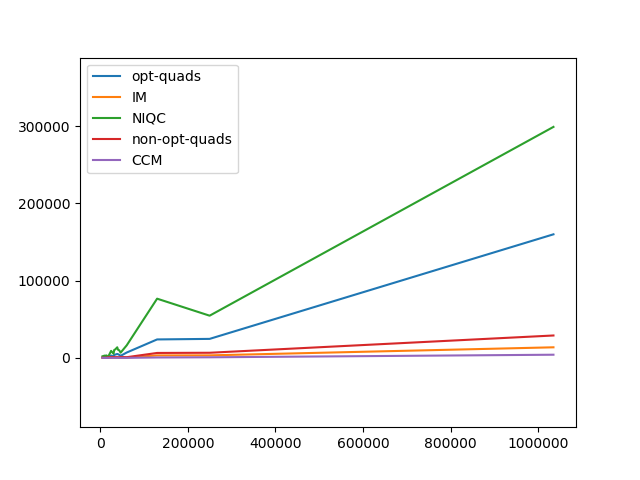

Here is the Python script that generated this plot:
import argparse
from os import listdir
from os.path import isfile, join

import matplotlib.pyplot as plt

import pandas as pd
import numpy as np


def read_csv(filepath):
	df = pd.read_csv(filepath, sep=";")
	return df.sort_values(by=["nnodes"])

chaincode = read_csv("./chaincode/mean.csv")
im = read_csv("./im/mean.csv")
non_inc_bitquads = read_csv("./non-inc-bitquads/mean.csv")
non_opt_quads = read_csv("./non-opt-quads/mean.csv")
opt_quads = read_csv("./opt-quads/mean.csv")

plt.plot(chaincode["nnodes"], chaincode["mean_time"], label="opt-quads")
plt.plot(im["nnodes"], im["mean_time"], label="IM")
plt.plot(non_inc_bitquads["nnodes"], non_inc_bitquads["mean_time"], label="NIQC")
plt.plot(non_opt_quads["nnodes"], non_opt_quads["mean_time"], label="non-opt-quads")
plt.plot(opt_quads["nnodes"], opt_quads["mean_time"], label="CCM")

# plt.plot(chaincode["nnodes"], np.log(chaincode["mean_time"]), label="chaincode")
# plt.plot(im["nnodes"], np.log(im["mean_time"]), label="IM")
# plt.plot(non_inc_bitquads["nnodes"], np.log(non_inc_bitquads["mean_time"]), label="NIQC")
# plt.plot(non_opt_quads["nnodes"], np.log(non_opt_quads["mean_time"]), label="non-opt-quads")
# plt.plot(opt_quads["nnodes"], np.log(opt_quads["mean_time"]), label="opt-quads")


plt.margins(0.05, 0.3)

plt.legend()
plt.show()
